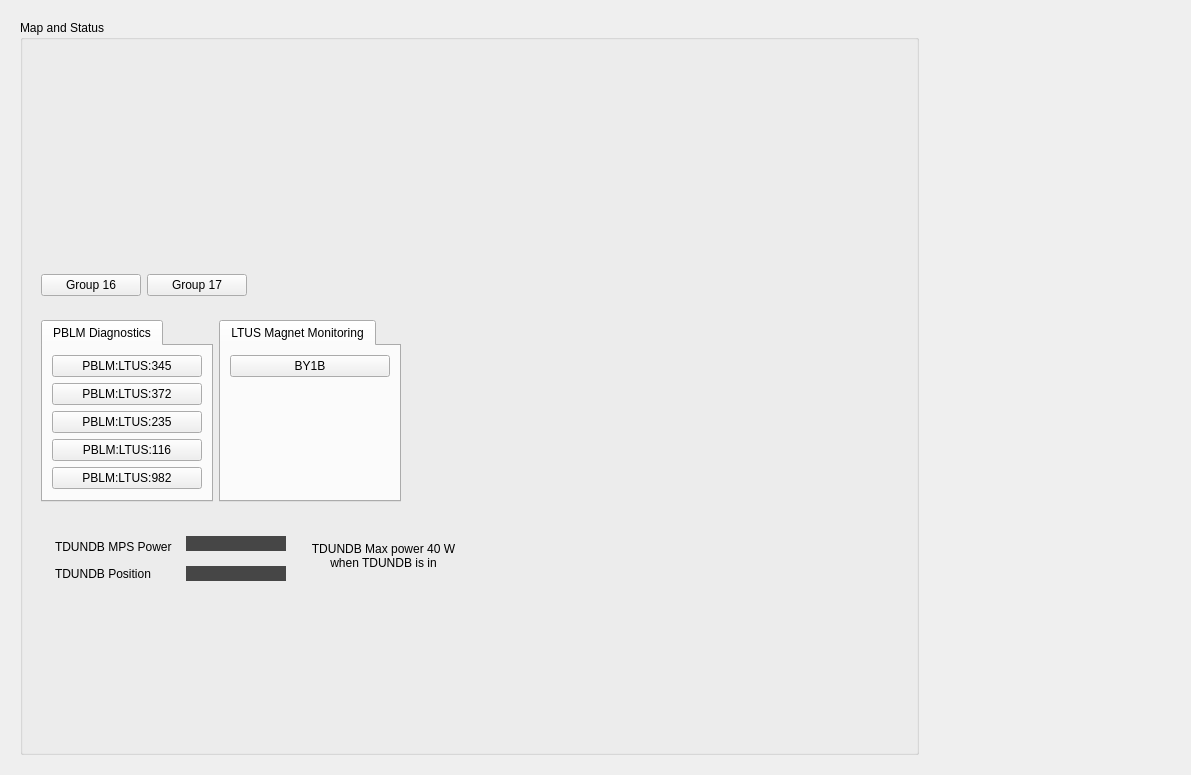
<?xml version="1.0" encoding="UTF-8"?>
<ui version="4.0">
 <class>Form</class>
 <widget class="QWidget" name="Form">
  <property name="geometry">
   <rect>
    <x>0</x>
    <y>0</y>
    <width>1191</width>
    <height>775</height>
   </rect>
  </property>
  <property name="windowTitle">
   <string>MPS LTUS Main</string>
  </property>
  <property name="styleSheet">
   <string notr="true"/>
  </property>
  <layout class="QGridLayout" name="gridLayout_10">
   <item row="0" column="0">
    <widget class="QFrame" name="frame_8">
     <property name="frameShape">
      <enum>QFrame::NoFrame</enum>
     </property>
     <property name="frameShadow">
      <enum>QFrame::Raised</enum>
     </property>
     <layout class="QGridLayout" name="gridLayout_9">
      <item row="0" column="2">
       <widget class="QFrame" name="frame_2">
        <property name="frameShape">
         <enum>QFrame::NoFrame</enum>
        </property>
        <property name="frameShadow">
         <enum>QFrame::Raised</enum>
        </property>
        <layout class="QGridLayout" name="gridLayout">
         <item row="1" column="0">
          <widget class="PyDMDrawingImage" name="PyDMDrawingImage_3">
           <property name="minimumSize">
            <size>
             <width>80</width>
             <height>75</height>
            </size>
           </property>
           <property name="maximumSize">
            <size>
             <width>80</width>
             <height>75</height>
            </size>
           </property>
           <property name="toolTip">
            <string/>
           </property>
           <property name="styleSheet">
            <string notr="true"/>
           </property>
           <property name="brush" stdset="0">
            <brush brushstyle="SolidPattern">
             <color alpha="255">
              <red>193</red>
              <green>193</green>
              <blue>195</blue>
             </color>
            </brush>
           </property>
           <property name="filename" stdset="0">
            <string>lcls_mps_lockup_stacked_digital.png</string>
           </property>
          </widget>
         </item>
         <item row="0" column="0">
          <spacer name="verticalSpacer_2">
           <property name="orientation">
            <enum>Qt::Vertical</enum>
           </property>
           <property name="sizeHint" stdset="0">
            <size>
             <width>20</width>
             <height>40</height>
            </size>
           </property>
          </spacer>
         </item>
        </layout>
       </widget>
      </item>
      <item row="0" column="0">
       <widget class="QGroupBox" name="groupBox">
        <property name="title">
         <string>Map and Status</string>
        </property>
        <layout class="QGridLayout" name="gridLayout_7">
         <item row="3" column="0">
          <widget class="QFrame" name="frame_7">
           <property name="frameShape">
            <enum>QFrame::NoFrame</enum>
           </property>
           <property name="frameShadow">
            <enum>QFrame::Plain</enum>
           </property>
           <layout class="QGridLayout" name="gridLayout_8">
            <item row="0" column="0">
             <widget class="PyDMFrame" name="PyDMFrame_3">
              <property name="minimumSize">
               <size>
                <width>430</width>
                <height>60</height>
               </size>
              </property>
              <property name="toolTip">
               <string/>
              </property>
              <widget class="QLabel" name="label_10">
               <property name="geometry">
                <rect>
                 <x>14</x>
                 <y>13</y>
                 <width>120</width>
                 <height>15</height>
                </rect>
               </property>
               <property name="text">
                <string>TDUNDB MPS Power</string>
               </property>
              </widget>
              <widget class="PyDMLabel" name="PyDMLabel">
               <property name="geometry">
                <rect>
                 <x>145</x>
                 <y>10</y>
                 <width>100</width>
                 <height>15</height>
                </rect>
               </property>
               <property name="toolTip">
                <string/>
               </property>
               <property name="styleSheet">
                <string notr="true">background-color: rgb(70, 70, 70);</string>
               </property>
               <property name="alignment">
                <set>Qt::AlignCenter</set>
               </property>
               <property name="showUnits" stdset="0">
                <bool>true</bool>
               </property>
               <property name="alarmSensitiveContent" stdset="0">
                <bool>true</bool>
               </property>
               <property name="alarmSensitiveBorder" stdset="0">
                <bool>true</bool>
               </property>
               <property name="channel" stdset="0">
                <string>DUMP:LTUS:972:MPSPOWER</string>
               </property>
              </widget>
              <widget class="QLabel" name="label_11">
               <property name="geometry">
                <rect>
                 <x>260</x>
                 <y>15</y>
                 <width>165</width>
                 <height>30</height>
                </rect>
               </property>
               <property name="text">
                <string>TDUNDB Max power 40 W
when TDUNDB is in</string>
               </property>
               <property name="alignment">
                <set>Qt::AlignCenter</set>
               </property>
              </widget>
              <widget class="QLabel" name="label_12">
               <property name="geometry">
                <rect>
                 <x>14</x>
                 <y>40</y>
                 <width>120</width>
                 <height>15</height>
                </rect>
               </property>
               <property name="text">
                <string>TDUNDB Position</string>
               </property>
              </widget>
              <widget class="PyDMLabel" name="PyDMLabel_2">
               <property name="geometry">
                <rect>
                 <x>145</x>
                 <y>40</y>
                 <width>100</width>
                 <height>15</height>
                </rect>
               </property>
               <property name="toolTip">
                <string/>
               </property>
               <property name="styleSheet">
                <string notr="true">background-color: rgb(70, 70, 70);</string>
               </property>
               <property name="alignment">
                <set>Qt::AlignCenter</set>
               </property>
               <property name="precision" stdset="0">
                <number>2</number>
               </property>
               <property name="precisionFromPV" stdset="0">
                <bool>false</bool>
               </property>
               <property name="alarmSensitiveContent" stdset="0">
                <bool>true</bool>
               </property>
               <property name="alarmSensitiveBorder" stdset="0">
                <bool>true</bool>
               </property>
               <property name="channel" stdset="0">
                <string>DUMP:LTUS:972:TGT_STS</string>
               </property>
              </widget>
             </widget>
            </item>
            <item row="0" column="1">
             <spacer name="horizontalSpacer_3">
              <property name="orientation">
               <enum>Qt::Horizontal</enum>
              </property>
              <property name="sizeHint" stdset="0">
               <size>
                <width>40</width>
                <height>20</height>
               </size>
              </property>
             </spacer>
            </item>
           </layout>
          </widget>
         </item>
         <item row="2" column="0">
          <widget class="QFrame" name="frame_3">
           <property name="frameShape">
            <enum>QFrame::NoFrame</enum>
           </property>
           <property name="frameShadow">
            <enum>QFrame::Raised</enum>
           </property>
           <layout class="QGridLayout" name="gridLayout_2" columnstretch="1,1,3">
            <item row="0" column="2">
             <spacer name="horizontalSpacer_4">
              <property name="orientation">
               <enum>Qt::Horizontal</enum>
              </property>
              <property name="sizeHint" stdset="0">
               <size>
                <width>40</width>
                <height>20</height>
               </size>
              </property>
             </spacer>
            </item>
            <item row="0" column="1">
             <widget class="QTabWidget" name="tabWidget_2">
              <property name="currentIndex">
               <number>0</number>
              </property>
              <widget class="QWidget" name="tab_5">
               <attribute name="title">
                <string>LTUS Magnet Monitoring</string>
               </attribute>
               <layout class="QGridLayout" name="gridLayout_6">
                <item row="0" column="0">
                 <widget class="PyDMEDMDisplayButton" name="PyDMEDMDisplayButton">
                  <property name="minimumSize">
                   <size>
                    <width>160</width>
                    <height>20</height>
                   </size>
                  </property>
                  <property name="toolTip">
                   <string/>
                  </property>
                  <property name="text">
                   <string>BY1B</string>
                  </property>
                  <property name="filenames" stdset="0">
                   <stringlist>
                    <string>mps_byk_new</string>
                   </stringlist>
                  </property>
                  <property name="showIcon" stdset="0">
                   <bool>false</bool>
                  </property>
                  <property name="macros" stdset="0">
                   <stringlist>
                    <string>P=BEND:LTUS:525,DEVICE=BY1B</string>
                   </stringlist>
                  </property>
                 </widget>
                </item>
                <item row="1" column="0">
                 <spacer name="verticalSpacer">
                  <property name="orientation">
                   <enum>Qt::Vertical</enum>
                  </property>
                  <property name="sizeHint" stdset="0">
                   <size>
                    <width>20</width>
                    <height>40</height>
                   </size>
                  </property>
                 </spacer>
                </item>
               </layout>
              </widget>
             </widget>
            </item>
            <item row="0" column="0">
             <widget class="QTabWidget" name="tabWidget">
              <property name="currentIndex">
               <number>0</number>
              </property>
              <widget class="QWidget" name="tab_3">
               <attribute name="title">
                <string>PBLM Diagnostics</string>
               </attribute>
               <layout class="QGridLayout" name="gridLayout_4">
                <item row="0" column="0">
                 <widget class="PyDMEDMDisplayButton" name="PyDMEDMDisplayButton_9">
                  <property name="minimumSize">
                   <size>
                    <width>150</width>
                    <height>20</height>
                   </size>
                  </property>
                  <property name="toolTip">
                   <string/>
                  </property>
                  <property name="text">
                   <string>PBLM:LTUS:345</string>
                  </property>
                  <property name="filenames" stdset="0">
                   <stringlist>
                    <string>$EDM/bcs/bcs_pblm_status.edl</string>
                   </stringlist>
                  </property>
                  <property name="titles" stdset="0">
                   <stringlist/>
                  </property>
                  <property name="showIcon" stdset="0">
                   <bool>false</bool>
                  </property>
                  <property name="macros" stdset="0">
                   <stringlist>
                    <string>BLM=PBLM:LTUS:345</string>
                   </stringlist>
                  </property>
                  <property name="openInNewWindow" stdset="0">
                   <bool>true</bool>
                  </property>
                 </widget>
                </item>
                <item row="1" column="0">
                 <widget class="PyDMEDMDisplayButton" name="PyDMEDMDisplayButton_10">
                  <property name="minimumSize">
                   <size>
                    <width>150</width>
                    <height>20</height>
                   </size>
                  </property>
                  <property name="toolTip">
                   <string/>
                  </property>
                  <property name="text">
                   <string>PBLM:LTUS:372</string>
                  </property>
                  <property name="filenames" stdset="0">
                   <stringlist>
                    <string>$EDM/bcs/bcs_pblm_status.edl</string>
                   </stringlist>
                  </property>
                  <property name="titles" stdset="0">
                   <stringlist/>
                  </property>
                  <property name="showIcon" stdset="0">
                   <bool>false</bool>
                  </property>
                  <property name="macros" stdset="0">
                   <stringlist>
                    <string>BLM=PBLM:LTUS:372</string>
                   </stringlist>
                  </property>
                  <property name="openInNewWindow" stdset="0">
                   <bool>true</bool>
                  </property>
                 </widget>
                </item>
                <item row="2" column="0">
                 <widget class="PyDMEDMDisplayButton" name="PyDMEDMDisplayButton_8">
                  <property name="minimumSize">
                   <size>
                    <width>150</width>
                    <height>20</height>
                   </size>
                  </property>
                  <property name="toolTip">
                   <string/>
                  </property>
                  <property name="text">
                   <string>PBLM:LTUS:235</string>
                  </property>
                  <property name="filenames" stdset="0">
                   <stringlist>
                    <string>$EDM/bcs/bcs_pblm_status.edl</string>
                   </stringlist>
                  </property>
                  <property name="titles" stdset="0">
                   <stringlist/>
                  </property>
                  <property name="showIcon" stdset="0">
                   <bool>false</bool>
                  </property>
                  <property name="macros" stdset="0">
                   <stringlist>
                    <string>BLM=PBLM:LTUS:235</string>
                   </stringlist>
                  </property>
                  <property name="openInNewWindow" stdset="0">
                   <bool>true</bool>
                  </property>
                 </widget>
                </item>
                <item row="3" column="0">
                 <widget class="PyDMEDMDisplayButton" name="PyDMEDMDisplayButton_7">
                  <property name="minimumSize">
                   <size>
                    <width>150</width>
                    <height>20</height>
                   </size>
                  </property>
                  <property name="toolTip">
                   <string/>
                  </property>
                  <property name="text">
                   <string>PBLM:LTUS:116</string>
                  </property>
                  <property name="filenames" stdset="0">
                   <stringlist>
                    <string>$EDM/bcs/bcs_pblm_status.edl</string>
                   </stringlist>
                  </property>
                  <property name="titles" stdset="0">
                   <stringlist/>
                  </property>
                  <property name="showIcon" stdset="0">
                   <bool>false</bool>
                  </property>
                  <property name="macros" stdset="0">
                   <stringlist>
                    <string>BLM=PBLM:LTUS:116</string>
                   </stringlist>
                  </property>
                  <property name="openInNewWindow" stdset="0">
                   <bool>true</bool>
                  </property>
                 </widget>
                </item>
                <item row="4" column="0">
                 <widget class="PyDMEDMDisplayButton" name="PyDMEDMDisplayButton_11">
                  <property name="minimumSize">
                   <size>
                    <width>150</width>
                    <height>20</height>
                   </size>
                  </property>
                  <property name="toolTip">
                   <string/>
                  </property>
                  <property name="text">
                   <string>PBLM:LTUS:982</string>
                  </property>
                  <property name="filenames" stdset="0">
                   <stringlist>
                    <string>$EDM/bcs/bcs_pblm_status.edl</string>
                   </stringlist>
                  </property>
                  <property name="titles" stdset="0">
                   <stringlist/>
                  </property>
                  <property name="showIcon" stdset="0">
                   <bool>false</bool>
                  </property>
                  <property name="macros" stdset="0">
                   <stringlist>
                    <string>BLM=PBLM:LTUS:982</string>
                   </stringlist>
                  </property>
                  <property name="openInNewWindow" stdset="0">
                   <bool>true</bool>
                  </property>
                 </widget>
                </item>
               </layout>
              </widget>
             </widget>
            </item>
           </layout>
          </widget>
         </item>
         <item row="1" column="0">
          <widget class="QFrame" name="frame_4">
           <property name="frameShape">
            <enum>QFrame::NoFrame</enum>
           </property>
           <property name="frameShadow">
            <enum>QFrame::Raised</enum>
           </property>
           <layout class="QGridLayout" name="gridLayout_3">
            <item row="0" column="0">
             <widget class="PyDMRelatedDisplayButton" name="PyDMRelatedDisplayButton">
              <property name="minimumSize">
               <size>
                <width>100</width>
                <height>20</height>
               </size>
              </property>
              <property name="toolTip">
               <string/>
              </property>
              <property name="text">
               <string>Group 16</string>
              </property>
              <property name="filenames" stdset="0">
               <stringlist>
                <string>$PHYSICS_TOP/mps_configuration/current/display/groups/LinkNodeGroup16.ui</string>
               </stringlist>
              </property>
              <property name="showIcon" stdset="0">
               <bool>false</bool>
              </property>
              <property name="openInNewWindow" stdset="0">
               <bool>true</bool>
              </property>
             </widget>
            </item>
            <item row="0" column="1">
             <widget class="PyDMRelatedDisplayButton" name="PyDMRelatedDisplayButton_2">
              <property name="minimumSize">
               <size>
                <width>100</width>
                <height>20</height>
               </size>
              </property>
              <property name="toolTip">
               <string/>
              </property>
              <property name="text">
               <string>Group 17</string>
              </property>
              <property name="filenames" stdset="0">
               <stringlist>
                <string>$PHYSICS_TOP/mps_configuration/current/display/groups/LinkNodeGroup17.ui</string>
               </stringlist>
              </property>
              <property name="showIcon" stdset="0">
               <bool>false</bool>
              </property>
              <property name="openInNewWindow" stdset="0">
               <bool>true</bool>
              </property>
             </widget>
            </item>
            <item row="0" column="2">
             <spacer name="horizontalSpacer">
              <property name="orientation">
               <enum>Qt::Horizontal</enum>
              </property>
              <property name="sizeHint" stdset="0">
               <size>
                <width>40</width>
                <height>20</height>
               </size>
              </property>
             </spacer>
            </item>
           </layout>
          </widget>
         </item>
         <item row="0" column="0">
          <widget class="PyDMEmbeddedDisplay" name="PyDMEmbeddedDisplay">
           <property name="minimumSize">
            <size>
             <width>875</width>
             <height>210</height>
            </size>
           </property>
           <property name="toolTip">
            <string/>
           </property>
           <property name="filename" stdset="0">
            <string>$PHYSICS_TOP/mps_configuration/current/display/areas/mps_ltus_link_nodes.ui</string>
           </property>
          </widget>
         </item>
         <item row="4" column="0">
          <spacer name="verticalSpacer_4">
           <property name="orientation">
            <enum>Qt::Vertical</enum>
           </property>
           <property name="sizeHint" stdset="0">
            <size>
             <width>20</width>
             <height>40</height>
            </size>
           </property>
          </spacer>
         </item>
        </layout>
       </widget>
      </item>
      <item row="0" column="1">
       <spacer name="horizontalSpacer_2">
        <property name="orientation">
         <enum>Qt::Horizontal</enum>
        </property>
        <property name="sizeHint" stdset="0">
         <size>
          <width>40</width>
          <height>20</height>
         </size>
        </property>
       </spacer>
      </item>
     </layout>
    </widget>
   </item>
  </layout>
 </widget>
 <customwidgets>
  <customwidget>
   <class>PyDMLabel</class>
   <extends>QLabel</extends>
   <header>pydm.widgets.label</header>
  </customwidget>
  <customwidget>
   <class>PyDMRelatedDisplayButton</class>
   <extends>QPushButton</extends>
   <header>pydm.widgets.related_display_button</header>
  </customwidget>
  <customwidget>
   <class>PyDMEmbeddedDisplay</class>
   <extends>QFrame</extends>
   <header>pydm.widgets.embedded_display</header>
  </customwidget>
  <customwidget>
   <class>PyDMFrame</class>
   <extends>QFrame</extends>
   <header>pydm.widgets.frame</header>
   <container>1</container>
  </customwidget>
  <customwidget>
   <class>PyDMDrawingImage</class>
   <extends>QWidget</extends>
   <header>pydm.widgets.drawing</header>
  </customwidget>
  <customwidget>
   <class>PyDMEDMDisplayButton</class>
   <extends>PyDMRelatedDisplayButton</extends>
   <header>edmbutton.edm_button</header>
   <container>1</container>
  </customwidget>
 </customwidgets>
 <resources/>
 <connections/>
</ui>
